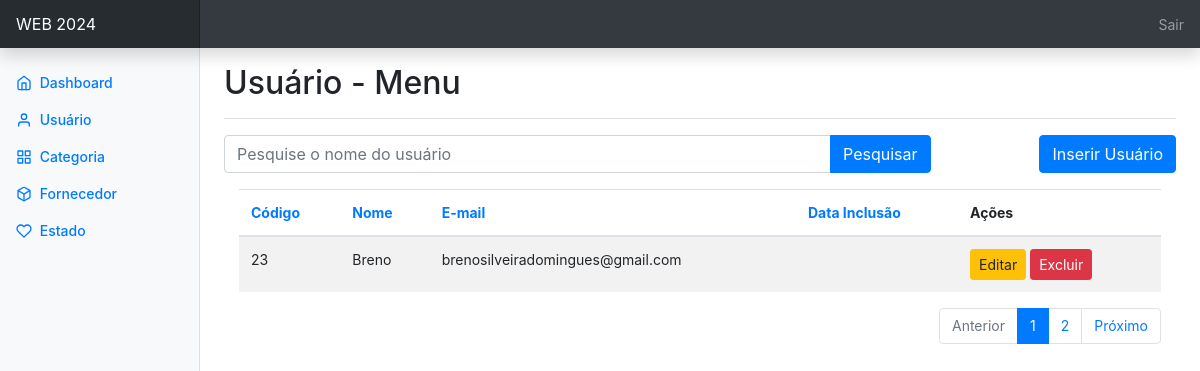
The page /admin/usuario_menu.php on the database its author committed.
### tables this page shows
CREATE TABLE `cadcli` (
  `id` int(11) NOT NULL,
  `nome` varchar(80) NOT NULL,
  `sobrenome` varchar(80) NOT NULL,
  `cpf` varchar(11) NOT NULL,
  `rg` varchar(14) NOT NULL,
  `sexo` char(1) NOT NULL,
  `email` varchar(100) NOT NULL,
  `senha` char(40) NOT NULL,
  `end_nome` varchar(80) NOT NULL,
  `end_num` varchar(10) NOT NULL,
  `end_comp` varchar(100) NOT NULL,
  `cep` varchar(10) NOT NULL,
  `bairro` varchar(50) NOT NULL,
  `cidade` varchar(50) NOT NULL,
  `uf` varchar(2) NOT NULL
);

### admin/usuario_menu.php (the view, shortened to what this page needs)
<?php
    include_once('../include/cabecalho_admin.php');
    require_once('../include/conexao.php');
    $exiba = 1;
    $where = mysqli_real_escape_string($dbc, trim(
        isset($_GET['q'])) ? $_GET['q'] : '');
    if (isset($_GET['p']) && is_numeric($_GET['p']))
    {
        $pagina = $_GET['p'];
    } else
    {
        $q = "SELECT COUNT(id) FROM cadcli WHERE nome like
            '%$where%'";
        $r = @mysqli_query($dbc, $q);
        $row = @mysqli_fetch_array($r, MYSQLI_NUM);
        $qtde = $row[0];
        if ($qtde > $exiba)
        {
            $pagina = ceil($qtde / $exiba);
        } else {
            $pagina = 1;
        }
    }
    if (isset($_GET['s']) && is_numeric($_GET['s'])) {
        $inicio = $_GET['s'];
    } else {
        $inicio = 0;
    }
    $ordem = isset($_GET['ordem']) ? $_GET['ordem'] : 'id';
    switch ($ordem) {
        case 'id' :
            $order_by = 'id';
            break;
        }
    $q = "SELECT id, nome, sobrenome, email
            FROM cadcli
            WHERE nome like '%$where%'
            ORDER BY $order_by
            LIMIT $inicio, $exiba";
    $r = @mysqli_query($dbc, $q);
    if (mysqli_num_rows($r) > 0) {
        $saida = "<div class='table-responsive col-md-12'>
            <table class='table table-striped'>
                <thead>
                    <tr>
                        <th><a href='usuario_menu.php?ordem=id'>Código</a></th>
                        <th><a href='usuario_menu.php?ordem=n'>Nome</a></th>
                        <th><a href='usuario_menu.php?ordem=e'>E-mail</a></th>
                        <th><a href='usuario_menu.php?ordem=d'>Data Inclusão</a></th>
                        <th>Ações</th>
                    </tr>
                </thead>
                <tbody>";
        while ($row = mysqli_fetch_array($r, MYSQLI_ASSOC))
        {
            $saida .= "<tr>
                        <td>" . $row['id'] . "</td>" .
                        "<td>" . $row['nome'] . "</td>" .
                        "<td>" . $row['email'] . "</td>" .
                        "<td>" . $row['data_inclusao'] . "</td>" .
                        "<td>
                            <a href='usuario_alt.php?id=".$row['id']."'
                                class='btn btn-sm btn-warning'>Editar</a>
                            <a href='usuario_exc.php?id=".$row['id']."'
                                class='btn btn-sm btn-danger'>Excluir</a>
                        </td>
                       </tr>";
        }
        $saida .= "</tbody></table>";
    }
    if ($pagina > 1)
    {
        $pag = '';
        $pagina_correta = ($inicio / $exiba) + 1;
        if ($pagina_correta != 1)
        {
            $pag .= '<li class="page-item">
            <a class="page-link" href="usuario_menu.php?s=' .
            ($inicio - $exiba) . '&p=' . $pagina .
            '&ordem=' . $ordem . '&q=' . $where . '">Anterior</a></li>';
        }
        else
        {
            $pag .= '<li class="page-item disabled">
            <a class="page-link">Anterior</a></li>';
        }
        for ($i = 1; $i <= $pagina; $i++) {
            if ($i != $pagina_correta) {
                $pag .= '<li class="page-item">
                <a class="page-link" href="usuario_menu.php?s=' .
                ($exiba * ($i - 1)) . '&p=' . $pagina .
                '&ordem=' . $ordem . '&q=' . $where . '">' . $i .
                '</a></li>';
            } else {
                $pag .= '<li class="page-item active">
                    <a class="page-link">' . $i . '</a></li>';
            }
        }
        if ($pagina_correta != $pagina)
        {
            $pag .= '<li class="page-item">
            <a class="page-link" href="usuario_menu.php?s=' .
            ($inicio + $exiba) . '&p=' . $pagina .
            '&ordem=' . $ordem . '&q=' . $where . '">Próximo</a></li>';
        }
        else
        {
            $pag .= '<li class="page-item disabled">
            <a class="page-link">Próximo</a></li>';
        }
    }
?>
<div class="d-flex justify-content-between flex-wrap flex-md-nowrap align-items-center pt-3 pb-2 mb-3 border-bottom">
    <h1 class="h2">Usuário - Menu</h1>
</div>
<div class="row mb-3">
    <div class="col-md-9">
        <div class="input-group">
            <input type="text" class="form-control"
                placeholder="Pesquise o nome do usuário"
                id="busca" />
            <div class="input-group-append">
                <a class="btn btn-primary"
                    href="#"
                    onclick="this.href='usuario_menu.php?q='+
                    document.getElementById('busca').value">
                    <i class="fa fa-search"></i> Pesquisar
                </a>
            </div>
        </div>
    </div>
    <div class="col-md-3 text-right">
        <a href="usuario_cad.php" class="btn btn-primary">
            Inserir Usuário
        </a>
    </div>
</div>
<?php echo $saida; ?>
    <div class='row'>
        <div class='col-md-12'>
        <ul class='pagination justify-content-end'>
            <?php if (isset($pag)) echo $pag; ?>
        </ul>
        </div>
    </div>
<?php
    include_once('../include/rodape_admin.php');
?>

### css/dashboard.css (style rules this page uses)
body { font-size: .875rem; }

### rows shown on the page
cadcli: id "23", nome "Breno", email "brenosilveiradomingues@gmail.com"
